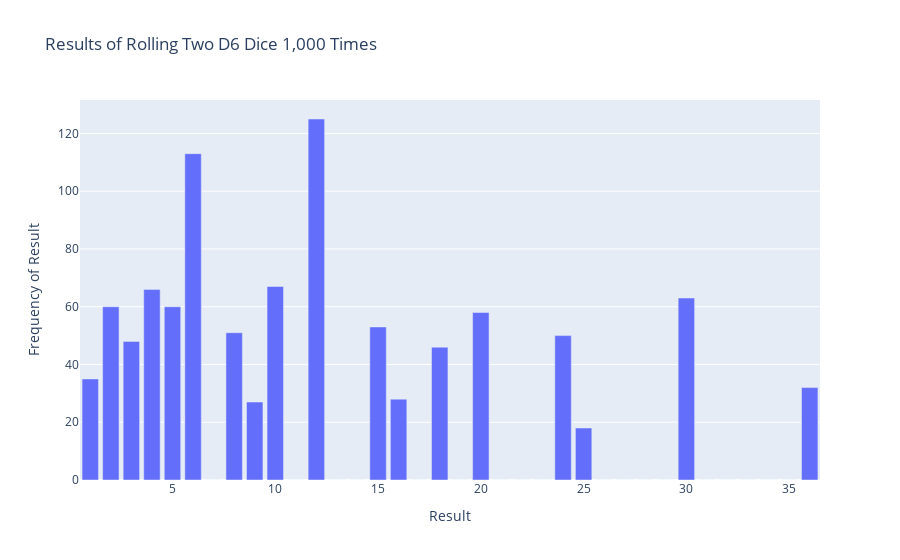

The cell this chart's notebook holds for it:
### Markdown cell above
Multiplication: When you roll two dice, you usually add the two numbers
together to get the result. Create a visualization that shows what happens if you
multiply these numbers by each other instead.

### Code cell
# Create a D8 dice.
die_1 = Die()
die_2 = Die()
# Make some rolls, and store results in a list.
results = []
for roll_num in range(1000):
 result = die_1.roll() * die_2.roll()
 results.append(result)

frequencies = []
max_result = die_1.num_sides * die_2.num_sides
poss_results = range(1, max_result+1)
for value in poss_results:
 frequency = results.count(value)
 frequencies.append(frequency)

# Visualize the results.
title = "Results of Rolling Two D6 Dice 1,000 Times"
labels = {'x': 'Result', 'y': 'Frequency of Result'}
fig = px.bar(x=poss_results, y=frequencies, title=title, labels=labels)
fig.show()

### Figure 1 — Plotly figure (JSON) as saved in the notebook; plotly's stock layout.template omitted (floating-point values rounded to 4 significant figures)
{"data": [{"hovertemplate": "Result=%{x}<br>Frequency of Result=%{y}<extra></extra>", "legendgroup": "", "marker": {"color": "#636efa", "pattern": {"shape": ""}}, "name": "", "orientation": "v", "showlegend": false, "textposition": "auto", "type": "bar", "x": [1, 2, 3, 4, 5, 6, 7, 8, 9, 10, 11, 12, 13, 14, 15, 16, 17, 18, 19, 20, 21, 22, 23, 24, 25, 26, 27, 28, 29, 30, 31, 32, 33, 34, 35, 36], "xaxis": "x", "y": [35, 60, 48, 66, 60, 113, 0, 51, 27, 67, 0, 125, 0, 0, 53, 28, 0, 46, 0, 58, 0, 0, 0, 50, 18, 0, 0, 0, 0, 63, 0, 0, 0, 0, 0, 32], "yaxis": "y"}], "layout": {"barmode": "relative", "legend": {"tracegroupgap": 0}, "title": {"text": "Results of Rolling Two D6 Dice 1,000 Times"}, "xaxis": {"anchor": "y", "domain": [0, 1], "title": {"text": "Result"}}, "yaxis": {"anchor": "x", "domain": [0, 1], "title": {"text": "Frequency of Result"}}}}
